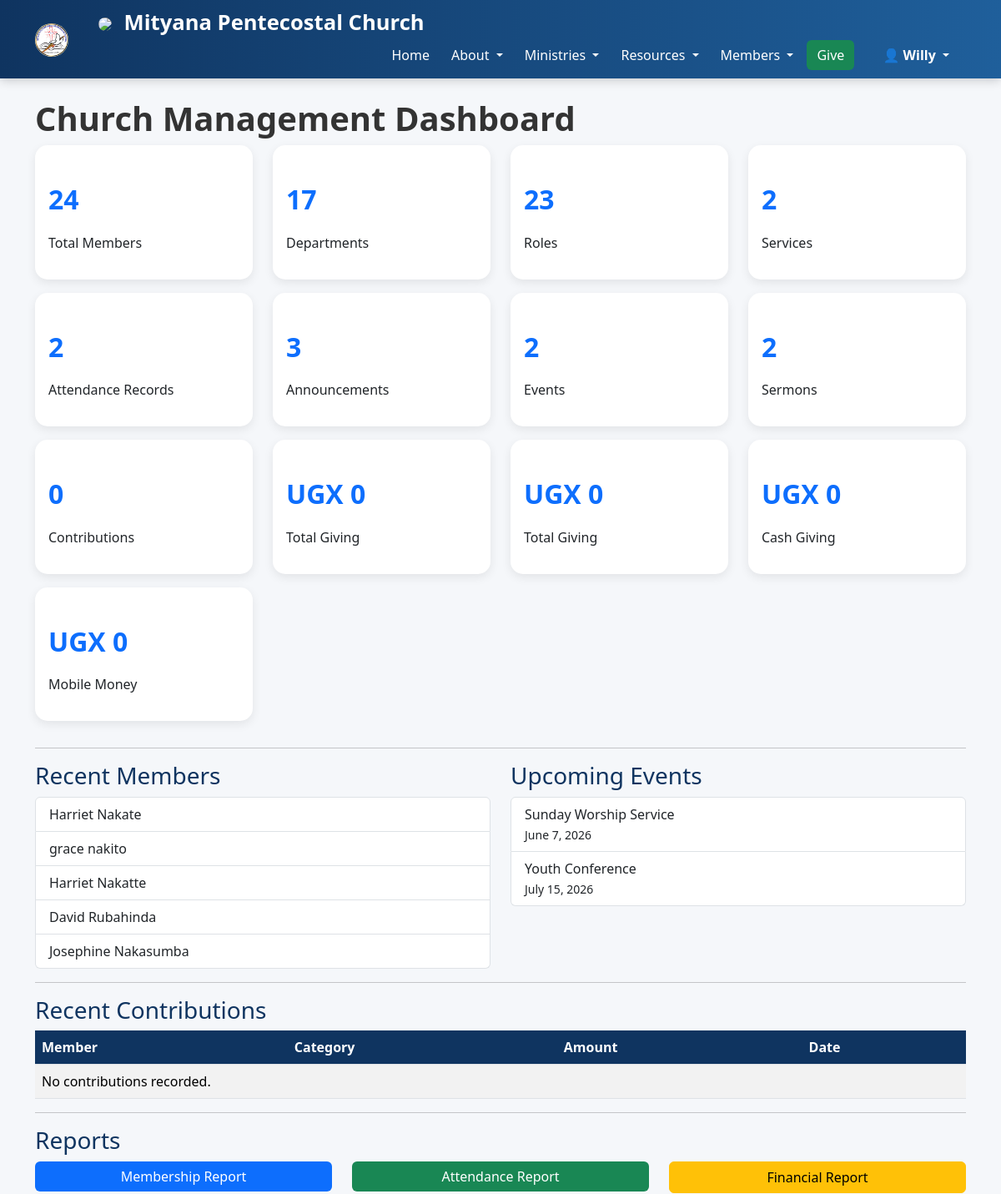
Before: /dashboard/ (signed in, upper part) with the older database file.
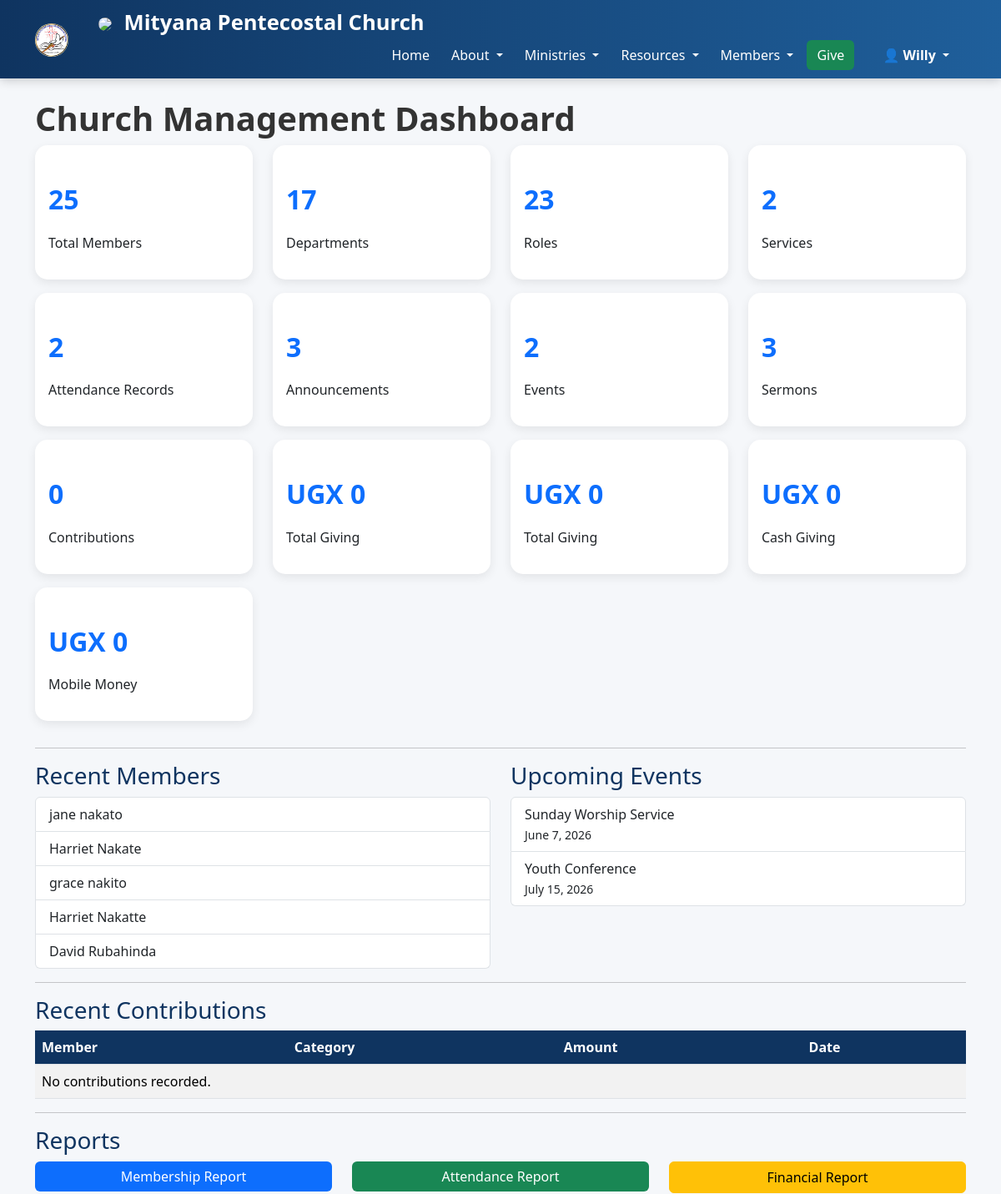
After: the same page with the newer database file.
### members/models.py (models this page shows, shortened)
class Member(models.Model):
    MEMBERSHIP_STATUS = [
        ('ACTIVE', 'Active'),
        ('VISITOR', 'Visitor'),
        ('INACTIVE', 'Inactive'),
    ]
    user = models.OneToOneField(
        settings.AUTH_USER_MODEL,
        on_delete=models.SET_NULL,
        null=True,
        blank=True
    )
    first_name = models.CharField(max_length=100)
    last_name = models.CharField(max_length=100)
    gender = models.CharField(
        max_length=1,
        choices=[
            ('M', 'Male'),
            ('F', 'Female')
        ]
    )
    department = models.ForeignKey(
        Department,
        on_delete=models.SET_NULL,
        null=True,
        blank=True
    )
    role = models.ForeignKey(
    Role,
    on_delete=models.SET_NULL,
    null=True,
    blank=True
    )
    status = models.CharField(
        max_length=20,
        choices=MEMBERSHIP_STATUS,
        default='ACTIVE'
    )
    phone_number = models.CharField(
        max_length=20,
        blank=True
    )
    email = models.EmailField(
        blank=True
    )
    whatsapp_number = models.CharField(
       max_length=20,
       blank=True
    )
    next_of_kin = models.CharField(
       max_length=255,
       blank=True
    )
    next_of_kin_contact = models.CharField(
       max_length=20,
       blank=True
    )
    village = models.CharField(
       max_length=100,
       blank=True
    )
    parish = models.CharField(
       max_length=100,
       blank=True
    )
    sub_county = models.CharField(
       max_length=100,
       blank=True
    )
    district = models.CharField(
       max_length=100,
       blank=True
    )
    birthday = models.DateField(
        null=True,
        blank=True
    )
    MARITAL_STATUS_CHOICES = [
        ('SINGLE', 'Single'),
        ('MARRIED', 'Married'),
        ('DIVORCED', 'Divorced'),
        ('WIDOWED', 'Widowed'),
    ]
    marital_status = models.CharField(
        max_length=20,
        choices=MARITAL_STATUS_CHOICES,
        blank=True
    )
    number_of_children = models.PositiveIntegerField(
        default=0
    )
    occupation = models.CharField(
        max_length=100,
        blank=True
    )
    employer = models.CharField(
        max_length=255,
        blank=True
    )
    place_of_work = models.CharField(
        max_length=255,
        blank=True
    )
    education_level = models.CharField(
        max_length=100,
        blank=True
    )
    is_student = models.BooleanField(
        default=False
    )
    school_name = models.CharField(
        max_length=255,
        blank=True
    )
    is_renting = models.BooleanField(
        default=False
    )
    landlord_name = models.CharField(
        max_length=255,
        blank=True
    )
    date_saved = models.DateField(
        null=True,
        blank=True
    )
    church_where_saved = models.CharField(
        max_length=255,
        blank=True
    )
    is_baptized = models.BooleanField(
        default=False
    )
    baptism_date = models.DateField(
        null=True,
        blank=True
    )
    baptism_place = models.CharField(
        max_length=255,
        blank=True
    )
    former_church = models.CharField(
        max_length=255,
        blank=True
    )
    former_pastor = models.CharField(
        max_length=255,
        blank=True
    )
    previous_ministry = models.CharField(
        max_length=255,
        blank=True
    )
    desired_ministry = models.ForeignKey(
        Department,
        on_delete=models.SET_NULL,
        null=True,
        blank=True,
        related_name='interested_members'
    )
    years_at_mpc = models.PositiveIntegerField(
        default=0
    )
    address = models.CharField(
        max_length=255,
        blank=True
    )
    date_joined = models.DateField(
        null=True,
        blank=True
    )
    is_active = models.BooleanField(
        default=True
    )
    created_at = models.DateTimeField(
        auto_now_add=True
    )

### events/models.py (models this page shows, shortened)
class Event(models.Model):
    title = models.CharField(max_length=200)
    description = models.TextField()
    event_date = models.DateField()
    event_time = models.TimeField()
    venue = models.CharField(max_length=200)
    is_active = models.BooleanField(default=True)
    created_at = models.DateTimeField(auto_now_add=True)
    class Meta:
        ordering = ['event_date']

### dashboard/views.py (the view)
@login_required
def dashboard_home(request):
    total_amount = Contribution.objects.aggregate(
        total=Sum('amount')
    )['total'] or 0
    mobile_money_total = Contribution.objects.filter(
        payment_method='MOBILE_MONEY'
    ).aggregate(
        total=Sum('amount')
    )['total'] or 0
    cash_total = Contribution.objects.filter(
        payment_method='CASH'
    ).aggregate(
        total=Sum('amount')
    )['total'] or 0
    recent_members = Member.objects.order_by(
    '-created_at'
    )[:5]
    recent_contributions = Contribution.objects.order_by(
        '-contribution_date'
    )[:5]
    upcoming_events = Event.objects.filter(
        is_active=True
    ).order_by(
        'event_date'
    )[:5]
    recent_announcements = Announcement.objects.filter(
        is_active=True
    ).order_by(
        '-created_at'
    )[:5]
    recent_activity = ActivityLog.objects.order_by(
        '-created_at'
    )[:10]
    monthly_giving = list(
        Contribution.objects
        .annotate(month=TruncMonth('contribution_date'))
        .values('month')
        .annotate(total=Sum('amount'))
        .order_by('month')
    )
    attendance_summary = list(
        Attendance.objects
        .values('status')
        .annotate(total=Count('id'))
    )
    today = date.today()
    birthdays = Member.objects.filter(
        birthday__month=today.month,
        birthday__day=today.day
    )
    context = {
        'member_count': Member.objects.count(),
        'department_count': Department.objects.count(),
        'role_count': Role.objects.count(),
        'announcement_count': Announcement.objects.count(),
        'event_count': Event.objects.count(),
        'sermon_count': Sermon.objects.count(),
        'attendance_count': Attendance.objects.count(),
        'service_count': Service.objects.count(),
        'total_contributions': Contribution.objects.count(),
        'total_amount': total_amount,
        'mobile_money_total': mobile_money_total,
        'cash_total': cash_total,
        'recent_members': recent_members,
        'recent_contributions': recent_contributions,
        'upcoming_events': upcoming_events,
        'recent_announcements': recent_announcements,
        'recent_activity': recent_activity,
        'monthly_giving': monthly_giving,
        'attendance_summary': attendance_summary,
        'birthdays': birthdays,
    }
    return render(
        request,
        'dashboard/home.html',
        context
    )

### templates/dashboard/home.html (shortened to what the changed rows need)
{% extends 'base.html' %}
{% block content %}
<h1>Church Management Dashboard</h1>
<div class="row">
    <div class="col-md-3">
        <div class="card p-3 mb-3">
            <h2>{{ member_count }}</h2>
            <p>Total Members</p>
        </div>
    </div>
    <div class="col-md-3">
        <div class="card p-3 mb-3">
            <h2>{{ department_count }}</h2>
        </div>
    </div>
    <div class="col-md-3">
        <div class="card p-3 mb-3">
            <h2>{{ role_count }}</h2>
        </div>
    </div>
    <div class="col-md-3">
        <div class="card p-3 mb-3">
            <h2>{{ service_count }}</h2>
        </div>
    </div>
</div>
<div class="row">
    <div class="col-md-3">
        <div class="card p-3 mb-3">
            <h2>{{ attendance_count }}</h2>
        </div>
    </div>
    <div class="col-md-3">
        <div class="card p-3 mb-3">
            <h2>{{ announcement_count }}</h2>
        </div>
    </div>
    <div class="col-md-3">
        <div class="card p-3 mb-3">
            <h2>{{ event_count }}</h2>
        </div>
    </div>
    <div class="col-md-3">
        <div class="card p-3 mb-3">
            <h2>{{ sermon_count }}</h2>
            <p>Sermons</p>
        </div>
    </div>
    <div class="col-md-3">
        <div class="card p-3 mb-3">
            <h2>{{ total_contributions }}</h2>
        </div>
    </div>
    <div class="col-md-3">
        <div class="card p-3 mb-3">
            <h2>UGX {{ total_amount }}</h2>
        </div>
    </div>
    <div class="col-md-3">
        <div class="card p-3 mb-3">
            <h2>UGX {{ total_amount }}</h2>
        </div>
    </div>
    <div class="col-md-3">
        <div class="card p-3 mb-3">
            <h2>UGX {{ cash_total }}</h2>
        </div>
    </div>
    <div class="col-md-3">
        <div class="card p-3 mb-3">
            <h2>UGX {{ mobile_money_total }}</h2>
        </div>
    </div>
</div>
<div class="row">
    <div class="col-md-6">
        <ul class="list-group">
            {% for member in recent_members %}
            <li class="list-group-item">
                {{ member.first_name }}
                {{ member.last_name }}
            </li>
            {% empty %}
            <li class="list-group-item">
                No members found.
            </li>
            {% endfor %}
        </ul>
    </div>
    <div class="col-md-6">
        <ul class="list-group">
            {% for event in upcoming_events %}
            <li class="list-group-item">
                {{ event.title }}
                <br>
                <small>
                    {{ event.event_date }}
                </small>
            </li>
            {% empty %}
            <li class="list-group-item">
                No upcoming events.
            </li>
            {% endfor %}
        </ul>
    </div>
</div>
<table class="table table-striped">
    <thead>
        <tr>
            <th>Member</th>
            <th>Category</th>
            <th>Amount</th>
            <th>Date</th>
        </tr>
    </thead>
</table>
{% endblock %}

Changed rows visible on the page:
no longer on this page (row unchanged): Member: first_name "Josephine", last_name "Nakasumba"
added Member: first_name "jane", last_name "nakato"
Other visible differences:
{{ member_count }}: "24" → "25"
{{ sermon_count }}: "2" → "3"
